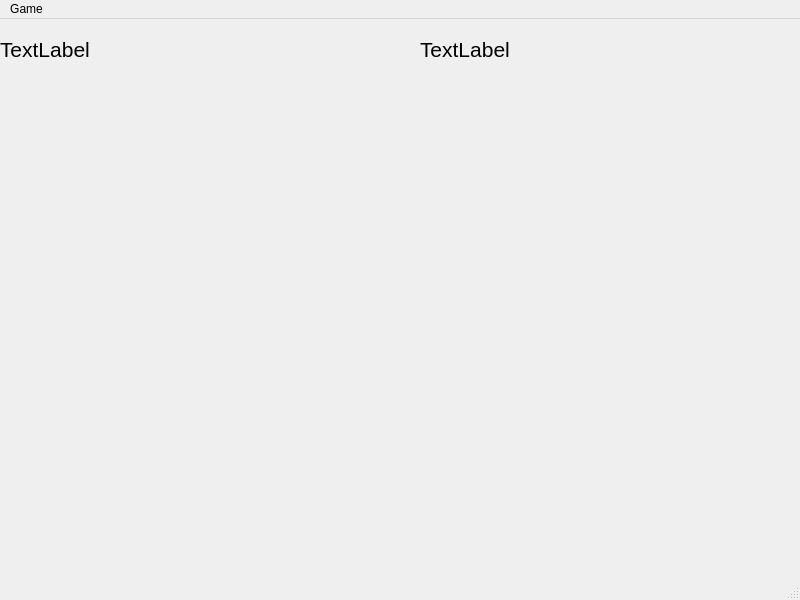
<?xml version="1.0" encoding="UTF-8"?>
<ui version="4.0">
 <class>MainWindow</class>
 <widget class="QMainWindow" name="MainWindow">
  <property name="geometry">
   <rect>
    <x>0</x>
    <y>0</y>
    <width>800</width>
    <height>600</height>
   </rect>
  </property>
  <property name="windowTitle">
   <string>MainWindow</string>
  </property>
  <widget class="QWidget" name="centralwidget">
   <widget class="QLabel" name="label">
    <property name="geometry">
     <rect>
      <x>0</x>
      <y>0</y>
      <width>251</width>
      <height>61</height>
     </rect>
    </property>
    <property name="font">
     <font>
      <pointsize>16</pointsize>
     </font>
    </property>
    <property name="text">
     <string>TextLabel</string>
    </property>
   </widget>
   <widget class="QLabel" name="label_2">
    <property name="geometry">
     <rect>
      <x>420</x>
      <y>0</y>
      <width>151</width>
      <height>61</height>
     </rect>
    </property>
    <property name="font">
     <font>
      <pointsize>16</pointsize>
     </font>
    </property>
    <property name="text">
     <string>TextLabel</string>
    </property>
   </widget>
  </widget>
  <widget class="QMenuBar" name="menubar">
   <property name="geometry">
    <rect>
     <x>0</x>
     <y>0</y>
     <width>800</width>
     <height>21</height>
    </rect>
   </property>
   <widget class="QMenu" name="menuGame">
    <property name="title">
     <string>Game</string>
    </property>
    <addaction name="actionEasy"/>
    <addaction name="actionMedium"/>
    <addaction name="actionHard"/>
   </widget>
   <addaction name="menuGame"/>
  </widget>
  <widget class="QStatusBar" name="statusbar"/>
  <action name="actionEasy">
   <property name="text">
    <string>Easy</string>
   </property>
  </action>
  <action name="actionMedium">
   <property name="text">
    <string>Medium</string>
   </property>
  </action>
  <action name="actionHard">
   <property name="text">
    <string>Hard</string>
   </property>
  </action>
 </widget>
 <resources/>
 <connections/>
</ui>
